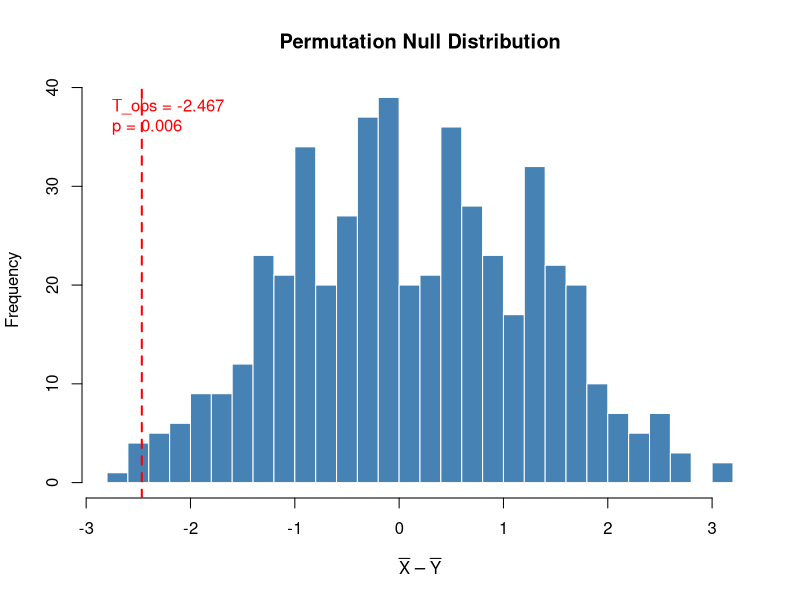

Write R code to recreate this figure.
## ---- chunk 1
#| echo: true

x <- c(12.6, 11.2, 11.4,  9.4, 13.2, 12.0)   # before lunch
y <- c(16.4, 15.4, 14.1, 14.0, 13.4, 11.3)   # after lunch
## ---- chunk 2
#| echo: true

set.seed(12345)
B        <- 500
combined <- c(x, y)
m        <- length(x)
n        <- length(y)
N        <- m + n

# Observed test statistic
T_obs <- mean(x) - mean(y)
T_obs
## [1] -3.316667

# Monte Carlo permutation distribution
T_perm <- replicate(B, {
  perm <- sample(combined)
  mean(perm[1:m]) - mean(perm[(m+1):N])
})

# One-sided p-value: P(T <= T_obs) since H_1: mu_before < mu_after
(p_perm <- mean(T_perm <= T_obs))
## ---- chunk 3
t.test(x, y, "less")
## ---- chunk 4
hist(T_perm, breaks = 40,
     main = "Permutation Null Distribution",
     xlab = expression(bar(X) - bar(Y)),
     col = "steelblue", border = "white")
abline(v = T_obs, col = "red", lwd = 2, lty = 2)
legend("topleft",
       legend = paste0("T_obs = ", round(T_obs, 3),
                       "\np = ",   round(p_perm, 4)),
       bty = "n", text.col = "red")
## ---- chunk 5
#| echo: true

# All ways to choose m positions out of N for group X
all_combs <- combn(N, m)   # each column is one assignment

T_exact <- apply(all_combs, 2, function(idx) {
  mean(combined[idx]) - mean(combined[-idx])
})

# Exact one-sided p-value
(p_perm_exact <- mean(T_exact <= T_obs))
